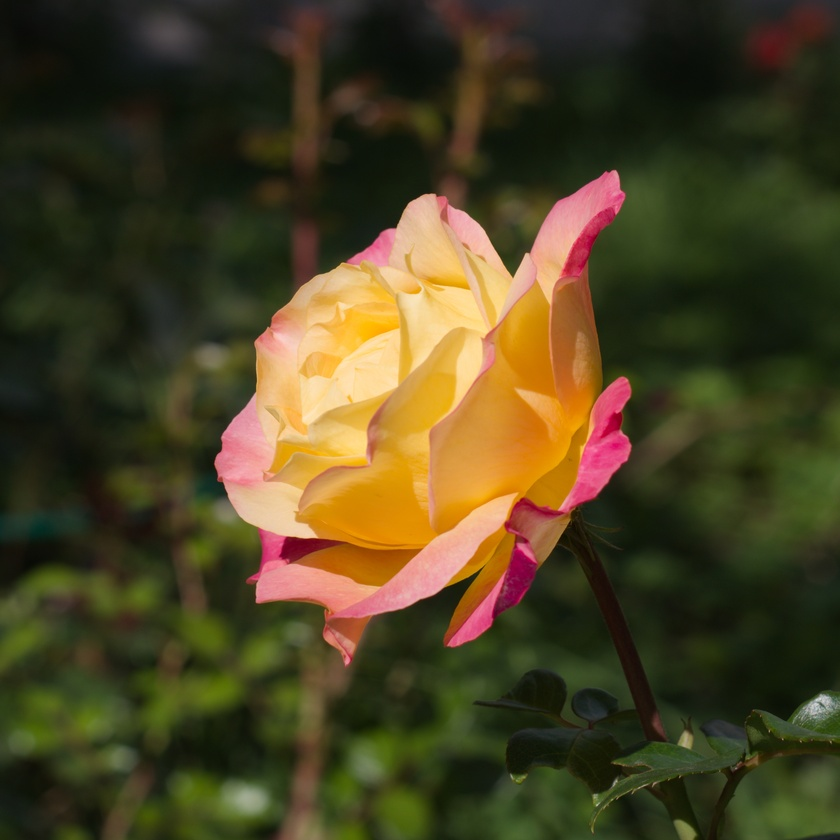
#> input picture labs/lab1-1/love_and_peace.jpg, 840 x 840 px, shrunk from 2700 x 2700 before the run
$ jupyter execute --allow-errors lab2-1.ipynb
#> lines starting #> are read from the running program, lines starting #| are printed output that depends on the picture; after the words box and inside, x2 and y2 are one past the last pixel; in counts of white or black regions, pixels touching at a corner belong together
# Point operations

## Exercises

1. Show the histogram for the two modified images from the lab (`newim` and `newim2`).  (Copy the code for calculating `newim` and `newim2` here.)  Explain how the histogram shows visually how the colors have been transformed.

*Note: put your text response in a text/Markdown cell, not in code comments.*

[cell 1]
import imageio
import numpy as np
from matplotlib import pyplot as plt
import skimage
import matplotlib.colors as colors

[cell 2]
im = imageio.imread('../lab1-1/love_and_peace.jpg')
#> im is the input picture: shape (840, 840, 3); mean R, G, B 74.4, 65.8, 34.6
plt.imshow(im)

[cell 3]
im = im.astype('float32')/255
fig,axes = plt.subplots(1,3,figsize=(10,20))

channels = ['red','green','blue']
for i,(ax,channel) in enumerate(zip(axes,channels)):
    ax.imshow(im[...,i])
    ax.axis('off')
    ax.set_title(channel)
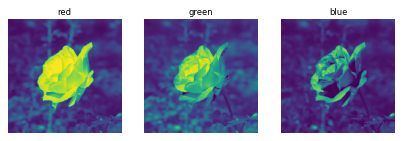
#> figure drawn by matplotlib, 3 panels

[cell 4]
for i,channel in enumerate(channels):
    plt.hist(im[:,:,i].flatten(),bins=100,color=channel,alpha=0.5)
plt.show()
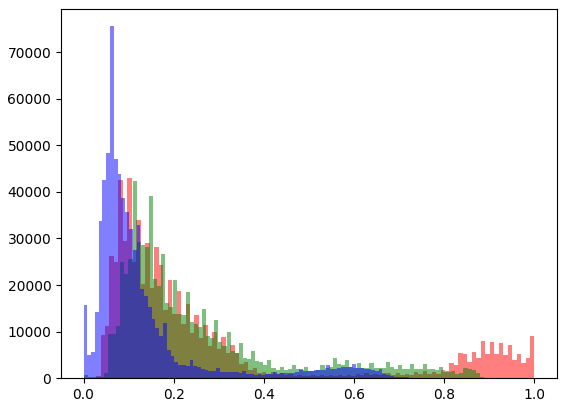
#> figure drawn by matplotlib, 1 panel; tallest bar 42966 high, from x = 0.0971 to 0.107; tallest bar 42296 high, from x = 0.109 to 0.118; tallest bar 75576 high, from x = 0.0587 to 0.0671

The histogram is showing how the each of the red, green, and blue channels has been scaled to the [0,1] range and how the pixels are distributed within that range for each color channel. The distribution is the transformation from the raw 8-bit color values to the normalized values. The code where the values are scaled so that they lie in the range [0,1] leads to the x-axis now running from 0 (black) to 1 (white). A peak near 0 means that pixels are dark (low intensity) for that color channel, while 1 means many pixels are bright.

[cell 5]
newim = im.copy()
newim[...,0] *= 1.25
newim[...,1] /= 1.25
newim[...,2] /= 1.25
newim = np.clip(newim,0,1)
plt.imshow(newim)

[cell 6]
mask = im[...,0]>0.5
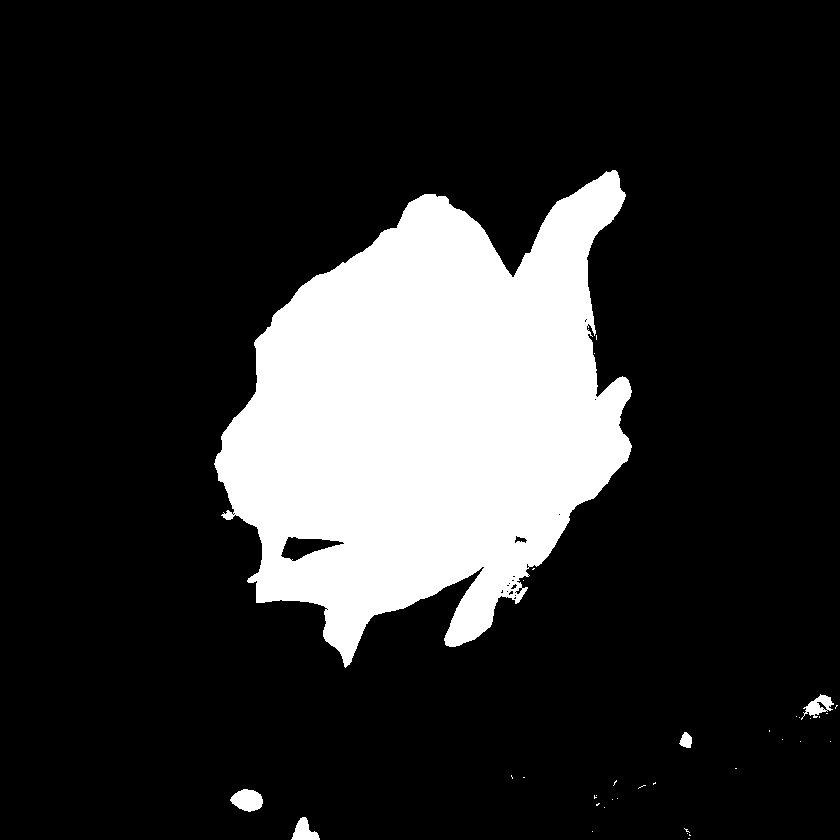
#> mask: shape (840, 840) bool; 18.2% white; 36 white regions (31 under 20 px), largest, box (x1, y1, x2, y2) and area: (214, 170, 632, 668) 127186, (230, 789, 263, 812) 542, (291, 817, 320, 840) 378, (801, 694, 834, 720) 369, (679, 732, 692, 748) 145
plt.imshow(mask)

[cell 7]
newim = im.copy()
newim[mask,0] *= 1.25
newim[mask,1] /= 1.25
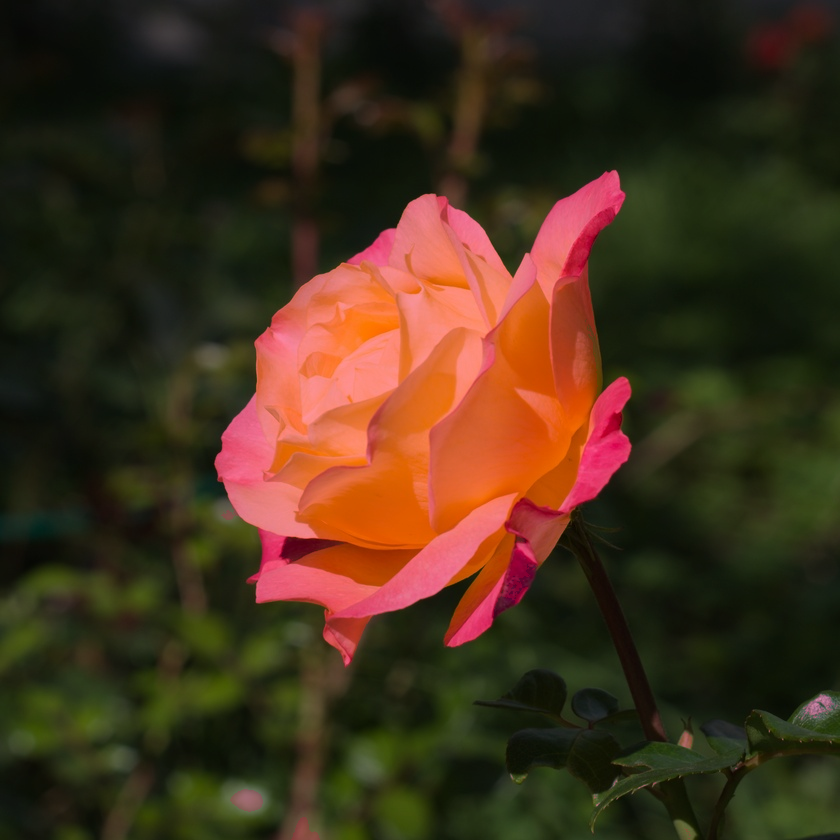
#> newim: shape (840, 840, 3) float32; mean R, G, B 0.332, 0.237, 0.136; drawn with min black and max white
newim[mask,2] /= 1.25
#> newim: shape (840, 840, 3) float32; 16.99% of pixels changed, all inside (x1, y1, x2, y2) = (214, 170, 838, 840)
newim = np.clip(newim,0,1)
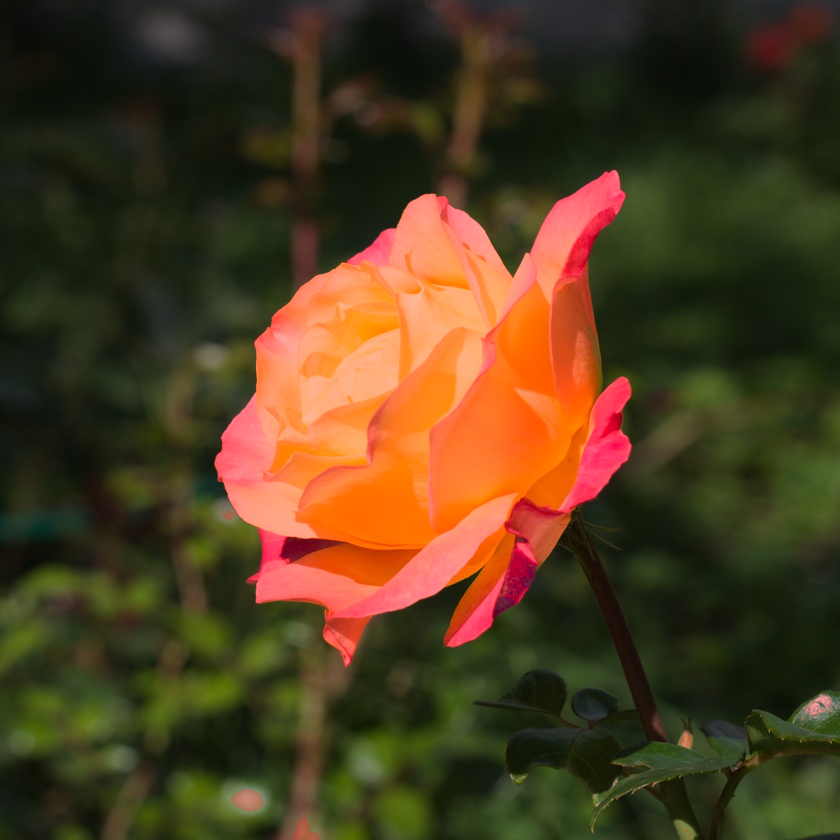
#> newim: shape (840, 840, 3) float32; mean R, G, B 0.312, 0.237, 0.124
plt.imshow(newim)

[cell 8]
newim2 = im.copy()
newim2[mask,0] /= 1.25
newim2[mask,1] *= 1.25
newim2[mask,2] *= 1.25
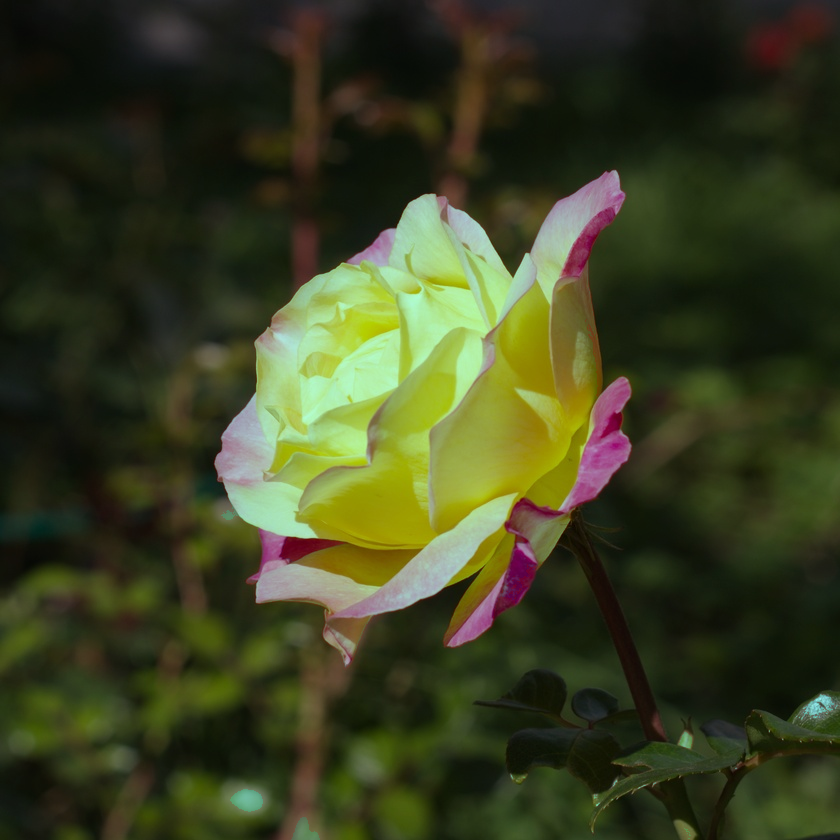
#> newim2: shape (840, 840, 3) float32; mean R, G, B 0.261, 0.286, 0.152; drawn with min black and max white
newim2 = np.clip(newim2,0,1)
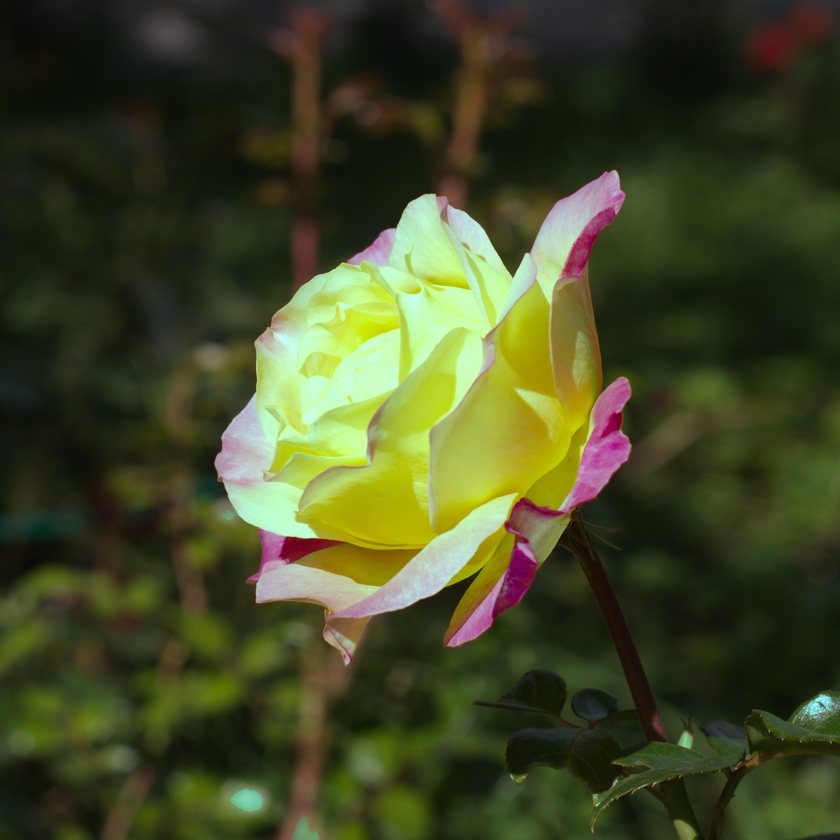
#> newim2: shape (840, 840, 3) float32; mean R, G, B 0.261, 0.285, 0.152
plt.imshow(newim2)

2. Invert the image (compute one minus the image).  What does this do to the colors in the image?

[cell 9]
# invert the image (compute one minus the image) What does this do to the colors in the image?
inverted = 1 - im
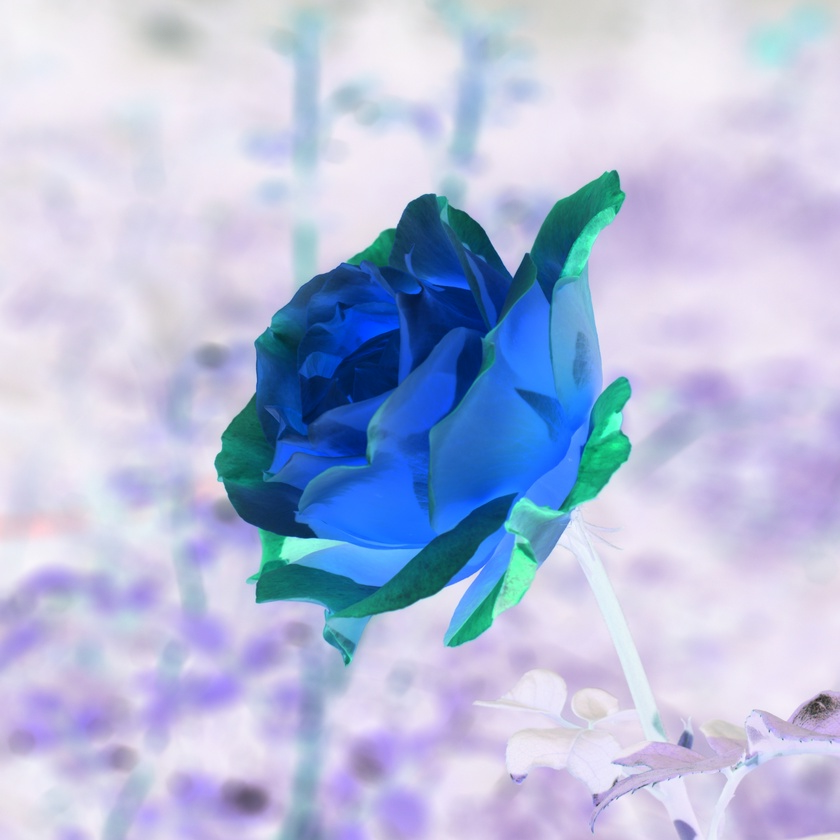
#> inverted: shape (840, 840, 3) float32; mean R, G, B 0.707, 0.741, 0.863
plt.imshow(inverted)

3. Load the "hand" image (`hand.jpg`) and show it.  Show the three color channels separately.

#> (a cell that did not finish here is left out)

4. Now convert the image to the [Hue Saturation Value](https://en.wikipedia.org/wiki/HSL_and_HSV) colorspace (see [`skimage.color.rgb2hsv`](https://scikit-image.org/docs/stable/auto_examples/color_exposure/plot_rgb_to_hsv.html)).    Show each channel of the HSV image.

[cell 11]
# convert the image to the hue saturation value (HSV) colorspace (see the skimage.color.rgb2hsv function). show each channel of the hsv image.
hsv = skimage.color.rgb2hsv(im)
#> hsv: shape (840, 840, 3) float32; mean of channels 0, 1, 2 0.222, 0.536, 0.315
fig,axes = plt.subplots(1,3,figsize=(10,20))
channels = ['hue','saturation','value']
for i,(ax,channel) in enumerate(zip(axes,channels)):
    ax.imshow(hsv[...,i])
    ax.axis('off')
    ax.set_title(channel)
#> this loop made 3 passes
#> channel on passes 1 to 3: 'hue', 'saturation', 'value'
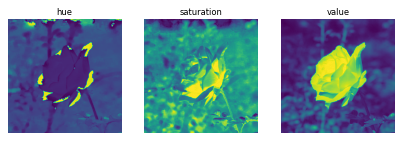
#> figure drawn by matplotlib, 3 panels
